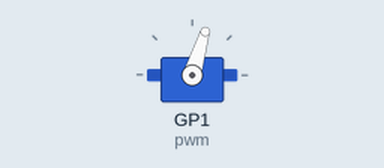
This program was run on a simulated Raspberry Pi Pico running MicroPython. Parts: servo. Servo angles are drawn from the pulse width (0.5 ms = 0°, 2.5 ms = 180°). At 1.2 s the program stops and its outputs stay as they are.

Above: at 0.1 s.
At 1.12 s:
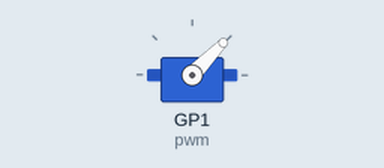
Timing chart, 0 to 2.7 s (numbered marks = the images above):
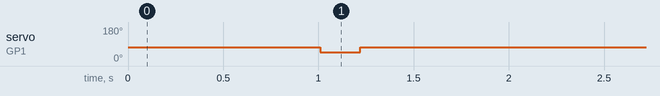

Measured:
- by itself, servo on GP1 (pwm): 73° → 46° at 1.0 s, → 73° 0.21 s later

The program:

servoJump.py
```python
from time import sleep
from machine import Pin, PWM

pwm = PWM(Pin(1))
pwm.freq(50)

def rotateBy(deg):
    #1000    0
    #4500	 90
    #7500	 180
    duty_cycle=1000+int(((7500-900)/180)*deg)
    pwm.duty_u16(duty_cycle)
    sleep(0.01)

def jump():
    rotateBy(90)
    sleep(1)
    rotateBy(63)
    sleep(.2)
    rotateBy(90)

jump()
```
